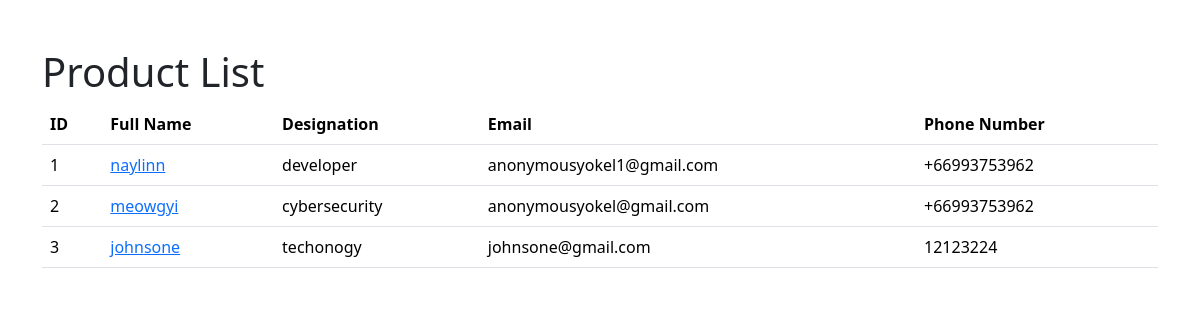
The page / on the database its author committed.
### employees/models.py (models this page shows)
class Employee(models.Model):
    first_name = models.CharField(max_length=100)
    last_name = models.CharField(max_length=100)
    photo = models.ImageField(upload_to='images')
    designation = models.CharField(max_length=100)
    email_address = models.EmailField(max_length=100, unique=True)
    phone_number = models.CharField(max_length=12, blank=True)
    created_at = models.DateTimeField(auto_now_add=True)
    updated_at = models.DateTimeField(auto_now=True)
    def __str__(self):
        return self.first_name

### mysite/views.py (the view)
# urls.py: 2. Add a URL to urlpatterns:  path('', views.home, name='home')
def home(request):
    employees = Employee.objects.all()  #take care this systnax dose not contain .get() function
    context = {
        'employees':employees,
    }
    return render(request,'home.html', context)

### templates/home.html (shortened to what this page needs)
{% load static %}
<!DOCTYPE html>
<html lang="en">
<head>
    <link href="https://cdn.jsdelivr.net/npm/bootstrap@5.3.3/dist/css/bootstrap.min.css" rel="stylesheet"
>
    <link rel="stylesheet" href="{% static 'css/style.css' %}">
</head>
<body>
    <div class="container pt-5">
        <h1>Product List</h1>
        <table class="table">
            <tr>
                <th>ID</th>
                <th>Full Name</th>
                <th>Designation</th>
                <th>Email</th>
                <th>Phone Number</th>
            </tr>
            {% for emp in employees %}
            <td>{{ forloop.counter }}</td>
            <td><a href="{% url 'employee_detail' emp.id %}">{{emp.first_name}}{{emp.last_name}}</a></td>
            <td>{{emp.designation}}</td>
            <td>{{emp.email_address}}</td>
            <td>{{emp.phone_number}}</td>
            {% endfor %}
        </table>
    </div>
</body>
</html>

### rows shown on the page
Employee: first_name "nay", last_name "linn", designation "developer", email_address "anonymousyokel1@gmail.com", phone_number "+66993753962"
Employee: first_name "meow", last_name "gyi", designation "cybersecurity", email_address "anonymousyokel@gmail.com", phone_number "+66993753962"
Employee: first_name "john", last_name "sone", designation "techonogy", email_address "johnsone@gmail.com", phone_number "12123224"
